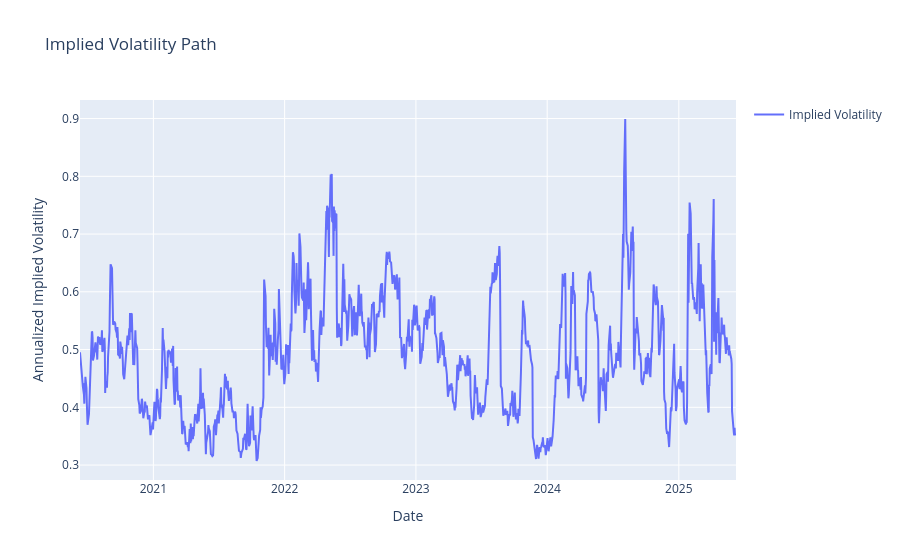

Write notebook code for a chart like this one.
### Markdown cell above
### Historic *Implied* Volatility

The implied volatility is determined based on the *spot* values of the parameters for the subsequent pricing model. 

In other words, after backing out the implied volatility we can store it as a time series to something of the effect above - this is some "observed" measure of volatility (though forward looking) but does not necessarily have implications in the realized volatility path. 

Black-Scholes IVols are largely standardized (typically when one refers to ivols it is implicit that it is backed out from a Black-Scholes price). However, nothing says we can't compute Heston ivols, or any other model where price is a function of vol.

### Code cell
import pandas as pd
import plotly.graph_objects as go
from plotly.subplots import make_subplots
import numpy as np

# Read the implied volatility data
implied_vol = pd.read_csv('implied_volatility_5y.csv')
implied_vol['date'] = pd.to_datetime(implied_vol['date'])

# Create figure for implied volatility path
fig = go.Figure()
fig.add_trace(
    go.Scatter(
        x=implied_vol['date'],
        y=implied_vol['Implied Volatility']*np.sqrt(252), # Annualize volatility
        name='Implied Volatility',
        line=dict(width=2)
    )
)

# Update layout
fig.update_layout(
    title='Implied Volatility Path',
    xaxis_title='Date',
    yaxis_title='Annualized Implied Volatility',
    showlegend=True
)

fig.show()

### Figure 1 — Plotly figure (JSON) as saved in the notebook; plotly's stock layout.template omitted (floating-point values rounded to 4 significant figures; data arrays with more than 128 entries replaced by an {"elided": "..."} marker saying what was removed)
{"data": [{"line": {"width": 2}, "name": "Implied Volatility", "type": "scatter", "x": {"elided": "1255 str values"}, "y": {"elided": "1255 float values"}}], "layout": {"showlegend": true, "title": {"text": "Implied Volatility Path"}, "xaxis": {"title": {"text": "Date"}}, "yaxis": {"title": {"text": "Annualized Implied Volatility"}}}}
